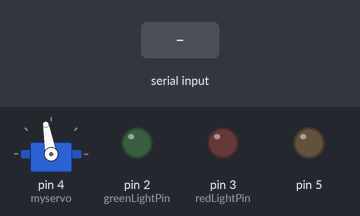
Simulated run of this sketch. Board: Arduino Uno, built with avr-gcc and run on an emulated ATmega328P. Parts: servo, output pins drawn as LEDs (lit = HIGH). The inputs (shaded band) are chosen by the test bench. What the sketch prints to the serial monitor is not drawn.

Above: at 1.2 s.
1.3 s: "9\n" received over Serial
At 2.9 s:
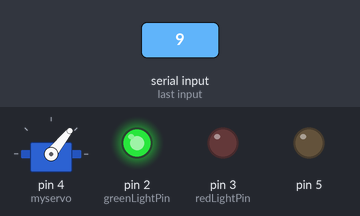
At 8.0 s:
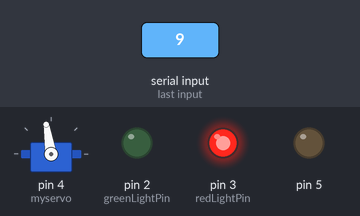
Timing chart, 0 to 11.1 s (numbered marks = the images above; inputs shaded):
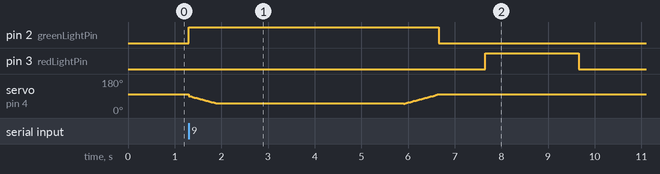

Measured:
- after the input at 1.3 s, pin 2 (greenLightPin): LOW → HIGH at once, → LOW 5.4 s later; pin 3 (redLightPin): LOW → HIGH after 6.4 s, → LOW 2.0 s later

The sketch:

sketch_apr26a.ino
```cpp
#include <Servo.h>

Servo myservo;  // create servo object to control a servo
// twelve servo objects can be created on most boards

int pos = 90;    // variable to store the servo position
int resetPos= 100;
int maxPos = 150;
int minPos=50;

int redLightPin = 3;
int greenLightPin = 2;

void resetServo(){
  servoLeftToValue(resetPos);
  servoRightToValue(resetPos);
}

void servoLeftToValue(int value){
  while(pos > value){
    myservo.write(pos--);              // tell servo to go to position in variable 'pos'
    delay(15);
  }
}

void servoRightToValue(int value){
  while(pos < value){
    myservo.write(pos++);              // tell servo to go to position in variable 'pos'
    delay(15);
  }
}

void setup() {
  // initialize serial:
  Serial.begin(9600);
  // make the pins outputs:
  pinMode(1, OUTPUT);
  pinMode(2, OUTPUT);
  pinMode(3, OUTPUT);
//  pinMode(4, OUTPUT);
  pinMode(5, OUTPUT);

  myservo.attach(4);  // attaches the servo on pin 9 to the servo object
  myservo.write(resetPos); // initial pos


  // Send an 'r' to let the controller app know we're ready to respond to commands
  Serial.print('r');
}


void resetLeds(){

  digitalWrite(0, LOW);
  digitalWrite(1, LOW);
  digitalWrite(2, LOW);
  digitalWrite(3, LOW);
  //digitalWrite(4, LOW);
  digitalWrite(5, LOW);

}

void loop() {
  // if there's any serial available, read it:
  while (Serial.available() > 0) {
    resetLeds();
    int input = Serial.parseInt();

    if(input==9){
      digitalWrite(greenLightPin, HIGH);
      servoLeftToValue(minPos);
      delay(4000);
      resetServo();
      digitalWrite(greenLightPin, LOW);
    }

    if(input==8){
      digitalWrite(greenLightPin, HIGH);
      servoRightToValue(maxPos);
      delay(4000);
      resetServo();
      digitalWrite(greenLightPin, LOW);
    }

    if(input==0){
      digitalWrite(redLightPin, HIGH);
      resetServo();
      delay(2000);
      digitalWrite(redLightPin, LOW);
    }

  }

}
```
